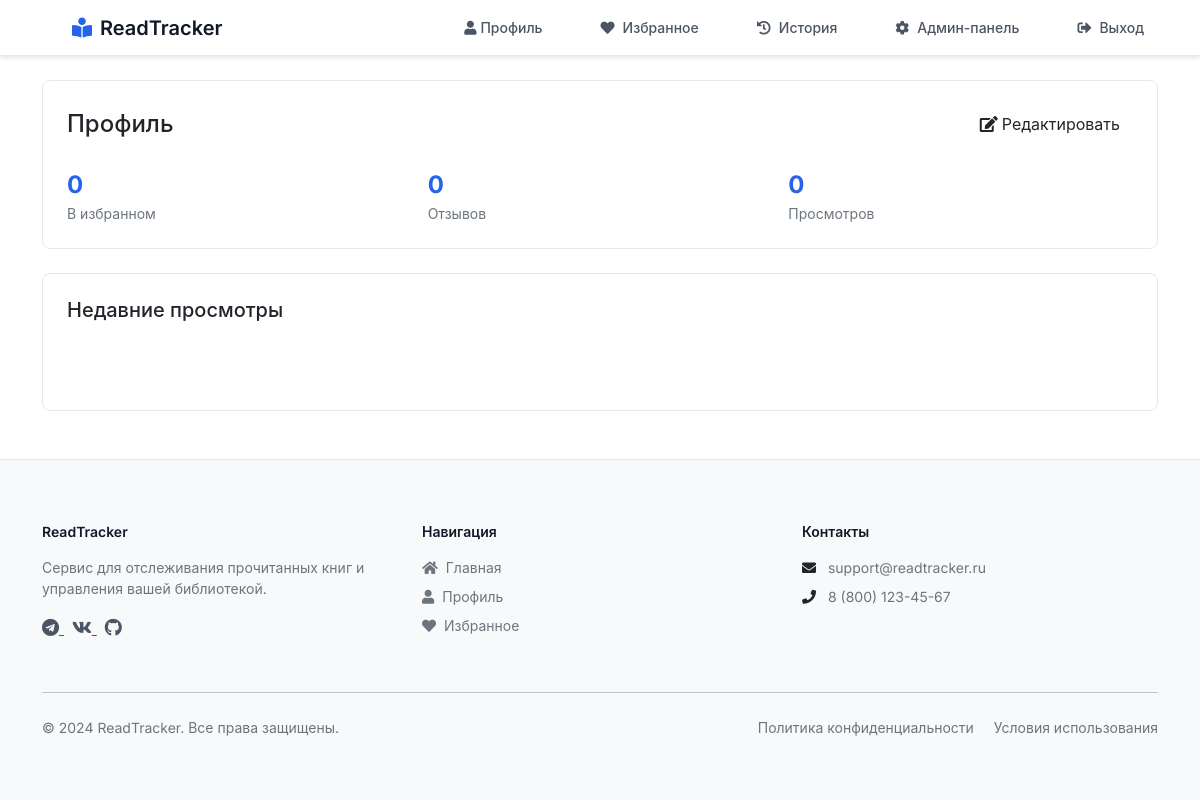
The app's page /profile (signed in), older data.
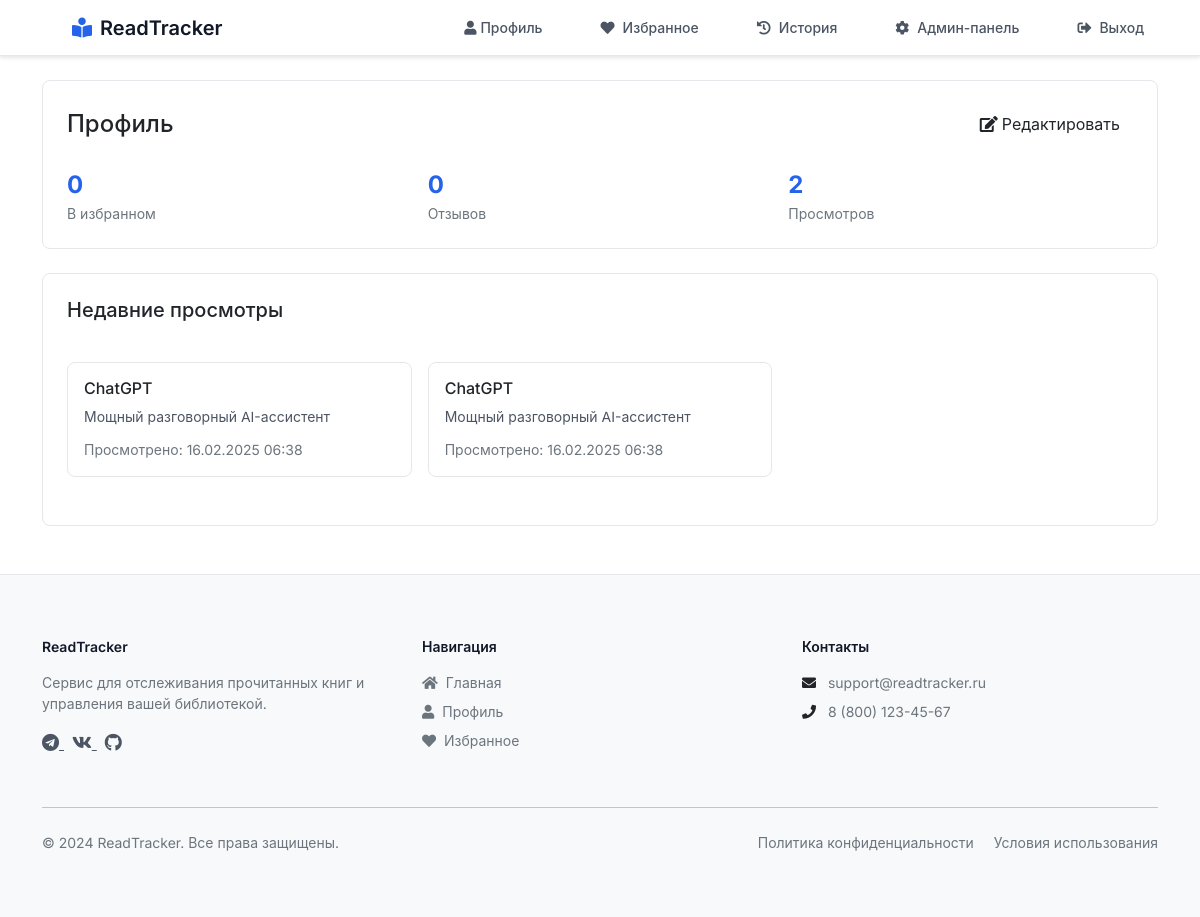
The same page, newer data.
### app.py (models this page shows)
class ViewHistory(db.Model):
    id = db.Column(db.Integer, primary_key=True)
    user_id = db.Column(db.Integer, db.ForeignKey('user.id'), nullable=False)
    service_id = db.Column(db.Integer, db.ForeignKey('service.id'), nullable=False)
    viewed_at = db.Column(db.DateTime, default=datetime.utcnow)

class Service(db.Model):
    id = db.Column(db.Integer, primary_key=True)
    title = db.Column(db.String(100), nullable=False)
    description = db.Column(db.Text, nullable=False)
    category = db.Column(db.String(50), nullable=False)
    subcategory = db.Column(db.String(50))
    tags = db.Column(db.String(200))  # Store tags as comma-separated string
    detailed_description = db.Column(db.Text)
    pricing_type = db.Column(db.String(20))  # 'free', 'paid', 'freemium'
    pricing = db.Column(db.Text)
    link = db.Column(db.String(200))
    rating = db.Column(db.Float, default=0.0)
    created_at = db.Column(db.DateTime, default=db.func.current_timestamp())
    favorites = db.relationship('Favorite', backref='service', lazy=True)
    views = db.relationship('ViewHistory', backref='service', lazy=True)
    reviews = db.relationship('Review', backref='service', lazy=True)

### app.py (the view, shortened to what this page needs)
@app.route('/profile', methods=['GET', 'POST'])
@login_required
def profile():
    favorites_count = Favorite.query.filter_by(user_id=current_user.id).count()
    reviews_count = Review.query.filter_by(user_id=current_user.id).count()
    recent_views = ViewHistory.query.filter_by(user_id=current_user.id)\
        .order_by(ViewHistory.viewed_at.desc())\
        .limit(5)\
        .all()
    return render_template('user/profile.html',
                         favorites_count=favorites_count,
                         reviews_count=reviews_count,
                         recent_views=recent_views)

### app.py (called while the page is built)
@login_manager.user_loader
def load_user(user_id):
    return User.query.get(int(user_id))

@app.context_processor
def utility_processor():
    return {
        'current_app': current_app
    }

### templates/user/profile.html (shortened to what this page needs)
{% extends "base.html" %}
{% block content %}
<div class="container py-4">
    <div class="profile-section">
        <div class="d-flex justify-content-between align-items-center mb-4">
            <h1 class="h4 mb-0">Профиль</h1>
            <button class="btn btn-outline" data-bs-toggle="modal" data-bs-target="#editProfileModal">
                <i class="fas fa-edit me-1"></i>Редактировать
            </button>
        </div>
        <div class="profile-stats">
            <div class="stat-card">
                <div class="stat-value">{{ favorites_count }}</div>
                <div class="text-secondary small">В избранном</div>
            </div>
            <div class="stat-card">
                <div class="stat-value">{{ reviews_count }}</div>
                <div class="text-secondary small">Отзывов</div>
            </div>
            <div class="stat-card">
                <div class="stat-value">{{ recent_views|length }}</div>
                <div class="text-secondary small">Просмотров</div>
            </div>
        </div>
    </div>
    <div class="profile-section">
        <h2 class="h5 mb-3">Недавние просмотры</h2>
        <div class="services-grid">
            {% for view in recent_views %}
            <div class="service-card">
                <h3 class="h6">{{ view.service.title }}</h3>
                <p class="description">{{ view.service.description }}</p>
                <div class="text-secondary small">
                    Просмотрено: {{ view.viewed_at.strftime('%d.%m.%Y %H:%M') }}
                </div>
            </div>
            {% endfor %}
        </div>
    </div>
</div>
{% endblock %}

Row changes from the older to the newer data that the page shows:
added ViewHistory: service "ChatGPT", service.description "Мощный разговорный AI-ассистент", viewed_at "16.02.2025 06:38"
added ViewHistory: service "ChatGPT", service.description "Мощный разговорный AI-ассистент", viewed_at "16.02.2025 06:38"
Text that changed along with them:
{{ recent_views|length }}: "0" → "2"
